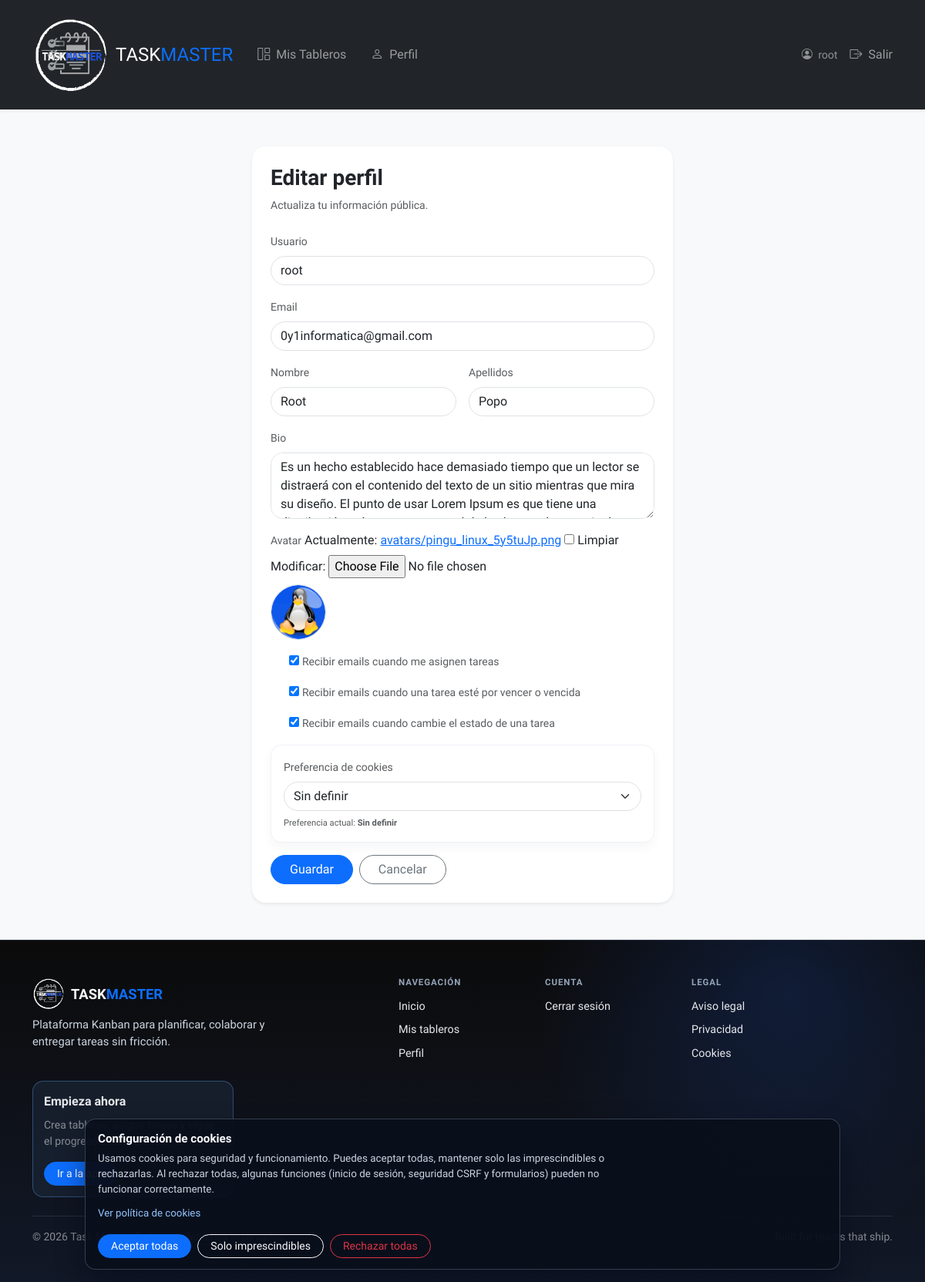
/boards/profile/edit/ (signed in), run on an earlier commit of the app's database.
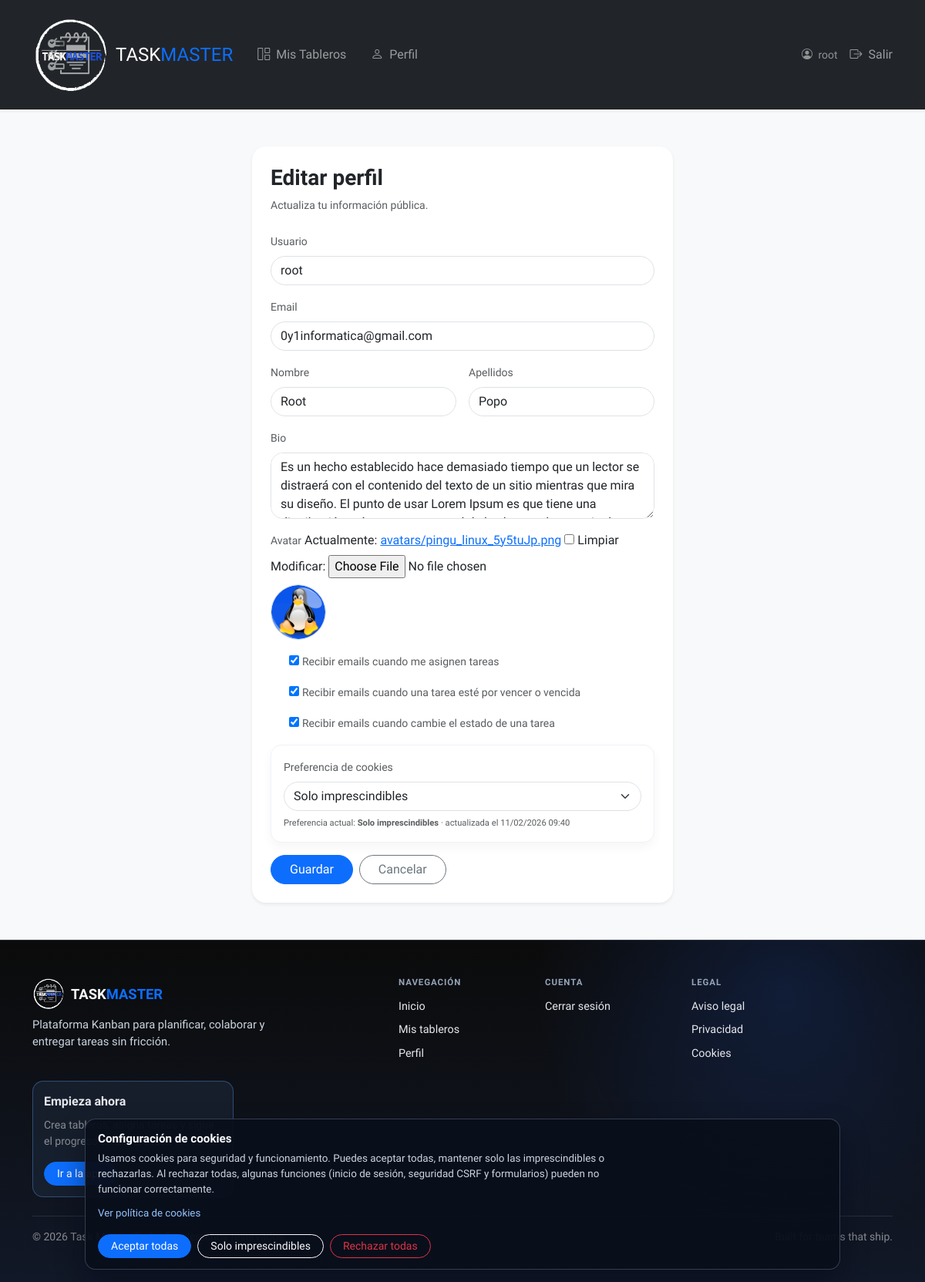
And on a later commit of the database.
### boards/models.py (models this page shows, shortened)
class UserProfile(models.Model):
    COOKIE_CONSENT_CHOICES = [
        ("all", "Aceptar todas"),
        ("essential", "Solo imprescindibles"),
        ("reject", "Rechazar todas"),
    ]
    user = models.OneToOneField(User, on_delete=models.CASCADE, related_name="profile")
    bio = models.TextField(blank=True)
    avatar = models.ImageField(upload_to="avatars/", blank=True, null=True)
    notify_task_assigned = models.BooleanField(default=True)
    notify_task_due = models.BooleanField(default=True)
    notify_task_status = models.BooleanField(default=True)
    pending_email = models.EmailField(blank=True, null=True)
    pending_email_token = models.CharField(max_length=255, blank=True, null=True)
    pending_email_created_at = models.DateTimeField(blank=True, null=True)
    cookie_consent = models.CharField(
        max_length=20,
        choices=COOKIE_CONSENT_CHOICES,
        blank=True,
        null=True,
    )
    cookie_consent_updated_at = models.DateTimeField(blank=True, null=True)
    notify_task_due = models.BooleanField(default=True)
    notify_task_status = models.BooleanField(default=True)
    def avatar_url(self):
        if self.avatar:
            return self.avatar.url
        return "/static/img/taskmaster.png"

### boards/views.py (the view, shortened to what this page needs)
# urls.py: path("profile/edit/", views.ProfileUpdateView.as_view(), name="profile_edit"),
class ProfileUpdateView(LoginRequiredMixin, FormView):
    template_name = "profiles/profile_edit.html"
    form_class = ProfileForm
    success_url = reverse_lazy("boards:profile")
    def get_context_data(self, **kwargs):
        context = super().get_context_data(**kwargs)
        profile, _ = UserProfile.objects.get_or_create(user=self.request.user)
        context["profile_form"] = kwargs.get("profile_form") or ProfileForm(instance=profile)
        context["user_form"] = kwargs.get("user_form") or UserUpdateForm(instance=self.request.user)
        return context

### boards/forms.py (shortened to what this page needs)
class ProfileForm(forms.ModelForm):
    MAX_AVATAR_SIZE = 2 * 1024 * 1024  # 2MB
    ALLOWED_CONTENT_TYPES = {"image/jpeg", "image/png", "image/gif", "image/webp"}
    class Meta:
        model = UserProfile
        fields = (
            "bio",
            "avatar",
            "notify_task_assigned",
            "notify_task_due",
            "notify_task_status",
            "cookie_consent",
        )
        widgets = {
            "bio": forms.Textarea(
                attrs={"class": "form-control rounded-4", "rows": 3}
            ),
            "cookie_consent": forms.Select(
                attrs={"class": "form-select rounded-pill"}
            ),
        }
    def __init__(self, *args, **kwargs):
        super().__init__(*args, **kwargs)
        self.fields["cookie_consent"].required = False
        self.fields["cookie_consent"].label = "Preferencia de cookies"
        self.fields["cookie_consent"].choices = [
            ("", "Sin definir"),
            *UserProfile.COOKIE_CONSENT_CHOICES,
        ]

### templates/profiles/profile_edit.html (shortened to what the changed rows need)
{% extends "layout.html" %}
{% block content %}
<div class="row justify-content-center">
    <div class="col-md-8 col-lg-6">
        <div class="card border-0 shadow-sm" style="border-radius: 18px;">
            <div class="card-body p-4">
                <form method="post" enctype="multipart/form-data">
                    <div class="mb-3">
                        <label class="form-label small text-muted">Bio</label>
                        {{ profile_form.bio }}
                    </div>
                    <div class="mb-3">
                        <label class="form-label small text-muted">Avatar</label>
                        {{ profile_form.avatar }}
                        <div class="mt-2">
                            <img id="avatar-preview" alt="Vista previa" class="rounded-circle object-fit-cover border" style="width:72px;height:72px;" src="{{ profile_form.instance.avatar_url }}" data-current-src="{{ profile_form.instance.avatar_url }}">
                        </div>
                    </div>
                    <div class="form-check mb-3">
                        {{ profile_form.notify_task_assigned }}
                        <label class="form-check-label small text-muted" for="{{ profile_form.notify_task_assigned.id_for_label }}">
                            Recibir emails cuando me asignen tareas
                        </label>
                    </div>
                    <div class="form-check mb-3">
                        {{ profile_form.notify_task_due }}
                        <label class="form-check-label small text-muted" for="{{ profile_form.notify_task_due.id_for_label }}">
                            Recibir emails cuando una tarea esté por vencer o vencida
                        </label>
                    </div>
                    <div class="form-check mb-3">
                        {{ profile_form.notify_task_status }}
                        <label class="form-check-label small text-muted" for="{{ profile_form.notify_task_status.id_for_label }}">
                            Recibir emails cuando cambie el estado de una tarea
                        </label>
                    </div>
                    <div class="section-box mb-3">
                        <label class="form-label small text-muted">Preferencia de cookies</label>
                        {{ profile_form.cookie_consent }}
                        <div class="text-muted extra-small mt-2">
                            Preferencia actual:
                            <strong>
                                {% if profile_form.instance.cookie_consent == "all" %}
                                    Aceptar todas
                                {% elif profile_form.instance.cookie_consent == "essential" %}
                                    Solo imprescindibles
                                {% elif profile_form.instance.cookie_consent == "reject" %}
                                    Rechazar todas
                                {% else %}
                                    Sin definir
                                {% endif %}
                            </strong>
                            {% if profile_form.instance.cookie_consent_updated_at %}
                                · actualizada el {{ profile_form.instance.cookie_consent_updated_at|date:"d/m/Y H:i" }}
                            {% endif %}
                        </div>
                    </div>
                </form>
            </div>
        </div>
    </div>
</div>
{% endblock %}

What changed in the data, as far as the page shows it:
changed UserProfile: cookie_consent "Sin definir" → "Solo imprescindibles"; instance.cookie_consent_updated_at (not shown) → "11/02/2026 09:40"
Also different on the page:
text no longer shown: "Sin definir"
text now shown: "Solo imprescindibles · actualizada el"
